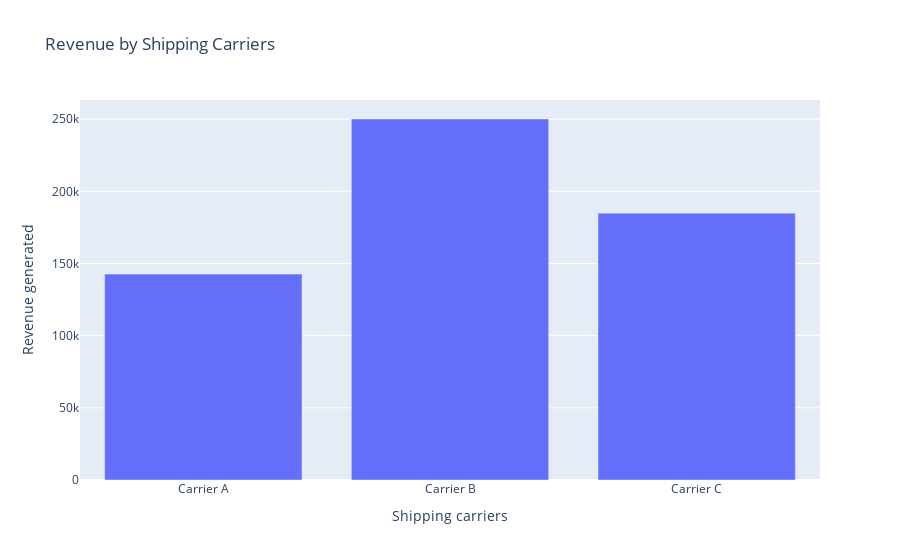

This figure's notebook cell:
### Code cell
# Revenue generated by shipping carriers
Shipping_carriers = df.groupby('Shipping carriers',as_index=False)['Revenue generated'].sum()
bar = px.bar(Shipping_carriers,x='Shipping carriers',y='Revenue generated',title='Revenue by Shipping Carriers')
bar.show()

### Figure 1 — Plotly figure (JSON) as saved in the notebook; plotly's stock layout.template omitted (floating-point values rounded to 4 significant figures)
{"data": [{"alignmentgroup": "True", "hovertemplate": "Shipping carriers=%{x}<br>Revenue generated=%{y}<extra></extra>", "legendgroup": "", "marker": {"color": "#636efa", "pattern": {"shape": ""}}, "name": "", "offsetgroup": "", "orientation": "v", "showlegend": false, "textposition": "auto", "type": "bar", "x": ["Carrier A", "Carrier B", "Carrier C"], "xaxis": "x", "y": [142600.0, 250100.0, 184900.0], "yaxis": "y"}], "layout": {"barmode": "relative", "legend": {"tracegroupgap": 0}, "title": {"text": "Revenue by Shipping Carriers"}, "xaxis": {"anchor": "y", "domain": [0, 1], "title": {"text": "Shipping carriers"}}, "yaxis": {"anchor": "x", "domain": [0, 1], "title": {"text": "Revenue generated"}}}}
